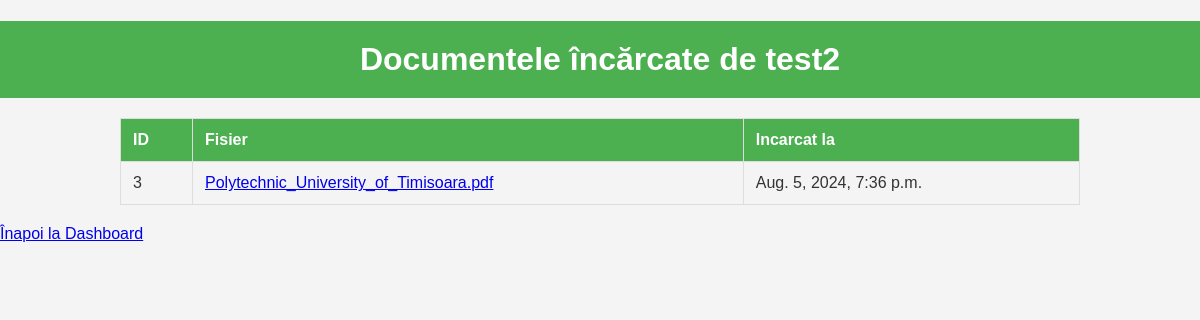
Screenshot of /user/3/ (signed in) with the database file from the repository.
### cmr_app/models.py (models this page shows, shortened)
class CMR(models.Model):
    user = models.ForeignKey(User, on_delete=models.CASCADE)
    file = models.FileField(upload_to='cmrs/')
    uploaded_at = models.DateTimeField(auto_now_add=True)

### cmr_app/views.py (the view)
# urls.py: path('user/<int:user_id>/', views.user_documents, name='user_documents'),
@user_passes_test(lambda u: u.is_staff)
def user_documents(request, user_id):
    user = get_object_or_404(User, id=user_id)
    documents = CMR.objects.filter(user=user)
    return render(request, 'cmr_app/user_documents.html', {'user': user, 'documents': documents})

### cmr_app/templatetags/custom_filters.py (called while the page is built)
@register.filter
def basename(value):
    return os.path.basename(value)

### cmr_app/templates/cmr_app/user_documents.html (shortened to what this page needs)
<!DOCTYPE html>
<html>
<head>
    {% load static %}
    {% load custom_filters %}
    <link rel="stylesheet" type="text/css" href="{% static 'cmr_app/styles.css' %}">
</head>
<body>
    <h1>Documentele încărcate de {{ user.username }}</h1>
    <table>
        <tr>
            <th>ID</th>
            <th>Fisier</th>
            <th>Incarcat la</th>
        </tr>
        {% for document in documents %}
        <tr>
            <td>{{ document.id }}</td>
            <td><a href="{{ document.file.url }}">{{ document.file.name|basename }}</a></td>
            <td>{{ document.uploaded_at }}</td>
        </tr>
        {% endfor %}
    </table>
    <a href="{% url 'cmr_app:dashboard' %}">Înapoi la Dashboard</a>
</body>
</html>

### cmr_app/static/cmr_app/styles.css (style rules this page uses)
body { font-family: Arial, sans-serif; background-color: #f4f4f4; color: #333; margin: 0; padding: 0; }
h1 { background-color: #4CAF50; color: white; padding: 20px; text-align: center; margin-bottom: 20px; }
table { width: 80%; margin: 20px auto; border-collapse: collapse; }
table, th, td { border: 1px solid #ddd; }
th, td { padding: 12px; text-align: left; }
th { background-color: #4CAF50; color: white; }

### rows the page displays
CMR: id "3", file.name|basename "Polytechnic_University_of_Timisoara.pdf", uploaded_at "Aug. 5, 2024, 7:36 p.m."

### other values shown
{{ user.username }} "test2"
